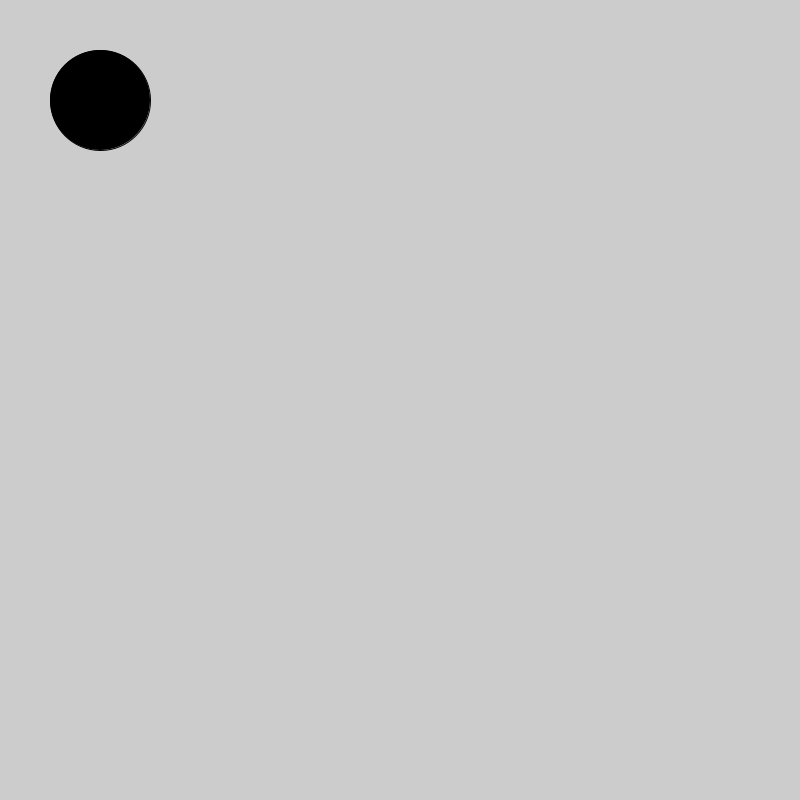
Frame 1 (no input)
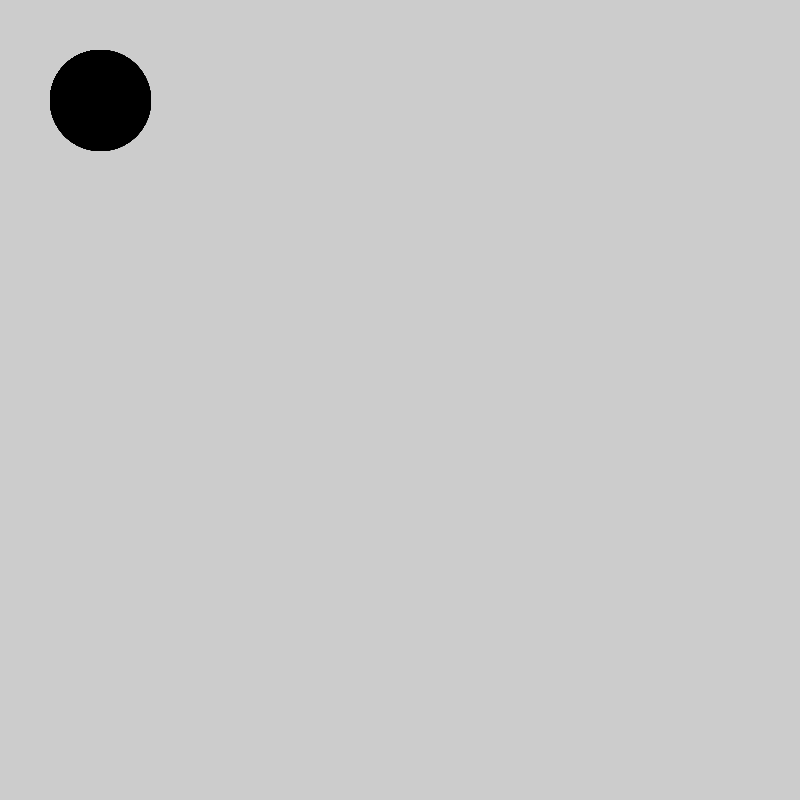
Frame 60 (the mouse pressed at the canvas centre just before this capture)
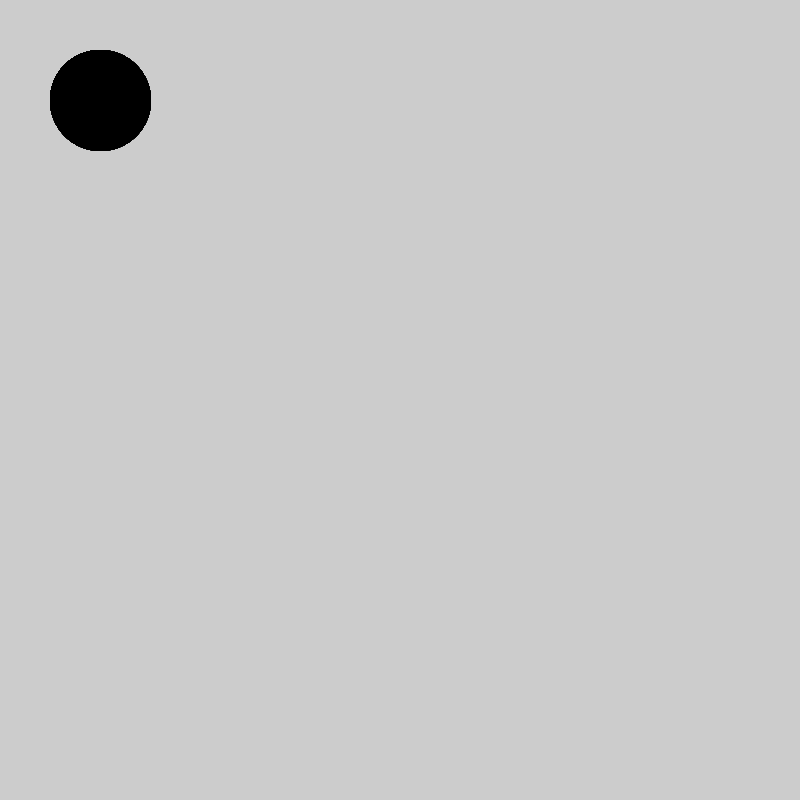
Frame 120 (the mouse held since frame 60 and released just before this capture)

The Processing sketch that drew these frames (run headless with seeded random() and noise(); from frame 60 on, the mouse is pressed at the canvas centre):

// Processing sketch: prog_1
// ── prog_1.pde
void setup() {
  size(800, 800);
}

void draw() {
  fill(0);
  ellipse(100, 100, 100, 100);
}
